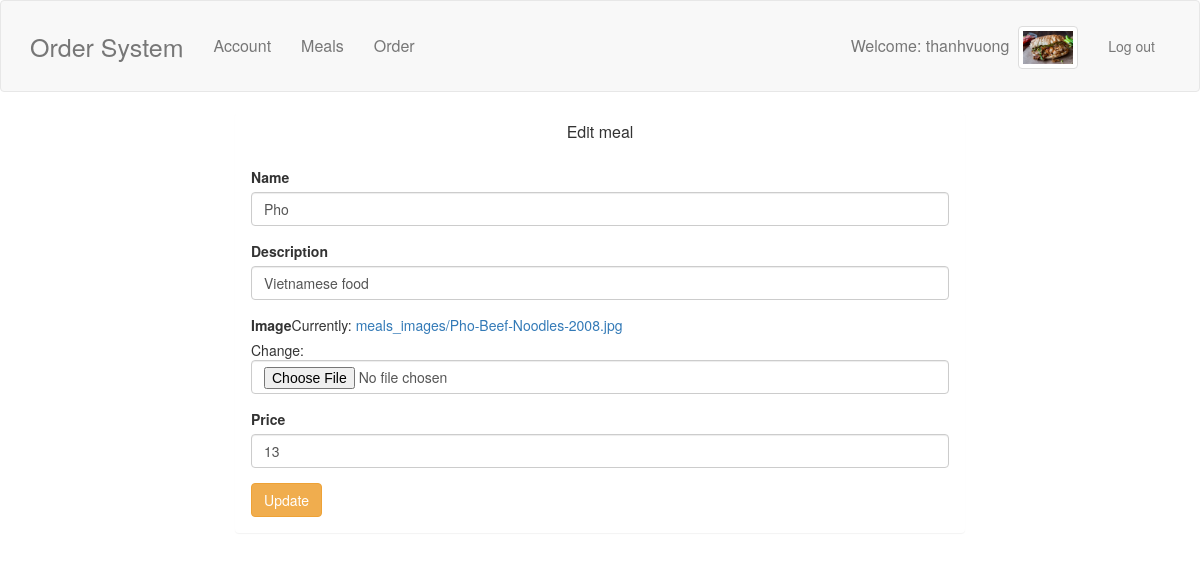
The page /restaurant/meals/edit/1/ (signed in) on the database its author committed.
### order_system_app/models.py (models this page shows, shortened)
class Restaurant(models.Model):
    user = models.OneToOneField(User, on_delete = models.CASCADE,related_name = 'restaurant')
    name = models.CharField(max_length=500)
    phone = models.CharField(max_length=500)
    address = models.CharField(max_length=500)
    logo = models.ImageField(upload_to = 'restaurant_logo/',blank=False)

class Meals(models.Model):
    restaurant = models.ForeignKey(Restaurant)
    name = models.CharField(max_length=500)
    description = models.CharField(max_length=500)
    image = models.ImageField(upload_to = 'meals_images/',blank=False)
    price = models.IntegerField(default = 0)

### order_system_app/views.py (the view)
# urls.py: url(r'^restaurant/meals/edit/(?P<meal_id>\d+)/$', views.restaurant_edit_meals,name='restaurant-edit-meals'),
@login_required(login_url='/restaurant/sign-in/')
def restaurant_edit_meals(request,meal_id):
    meals_form = MealsForm(instance=Meals.objects.get(id=meal_id)) # edit the meal based on id
    if request.method == "POST":
        meals_form = MealsForm(request.POST,request.FILES,instance=Meals.objects.get(id=meal_id))
        if meals_form.is_valid:
            meals_form.save()
            return redirect(restaurant_meals)
    return render(request, 'restaurant/edit_meals.html',{
    "meals_form" : meals_form
    })

### order_system_app/forms.py
class MealsForm(forms.ModelForm):
    class Meta:
        model = Meals
        exclude = ("restaurant",) #except for restaurant, no need to add

### order_system_app/templates/restaurant/edit_meals.html (shortened to what this page needs)
{% extends 'restaurant/base.html' %}
{% load bootstrap3 %}
{% block page %}
<div class=" col-lg-2"></div>
<div class="col-lg-8">
  <div class="panel">
    <div class="panel-heading">
      <h4 class="panel-title text-center">
        Edit meal
      </h4>
    </div>
    <div class="panel-body">
      <form method="POST" enctype="multipart/form-data">
        {% bootstrap_form meals_form %}
        <button type="submit" name="edit" class="btn btn-warning">Update</button>
      </form>
    </div>
  </div>
</div>
<div class=" col-lg-2"></div>
{% endblock %}

### order_system_app/templates/base.html (shortened to what this page needs)
{% load staticfiles %}
<!DOCTYPE html>
<html>
  <head>
    <link rel="stylesheet" href="{% static 'css/bootstrap.min.css' %}">
    <link rel="stylesheet" href="{% static 'css/style.css' %}">
  </head>
  <body>
    <nav class ="navbar navbar-default custom-navbar">
      <div class="container">
        <div class="navbar-header">
      <a class="navbar-brand brand-custom" href="{% url 'restaurant-home' %}">Order System</a>
        </div>
        <div class="collapse navbar-collapse nav-text" id="myNavbar">
        <ul class="nav navbar-nav navbar-left">
            {% block sidebar %}{% endblock %}
        </ul>
        <ul class="nav navbar-nav navbar-right">
          <li> <a href="#">Welcome: {{request.user}}&nbsp;&nbsp;<img src="{{MEDIA_URL}}{{request.user.restaurant.logo}}" class="img-thumbnail" width="60" height="60"> </a></li>
          <li><a href="{% url 'restaurant-sign-out' %}?next={{request.path}}" class="btn log-out-btn">Log out</a> </li>
        </ul>
      </div>
      </div>
    </nav>
    <div class="content container">
      <div class="row">
        <div class="col-md-12">
        {% block page %}{% endblock %}
        </div>
      </div>
    </div>
</body>
</html>

### order_system_app/static/css/style.css (style rules this page uses)
.brand-custom { font-size: 25px; }
.nav-text { font-size: 16px; }
.navbar-brand { line-height: 60px; }
.navbar-nav>li>a { line-height: 60px; }
.log-out-btn { border: none; }

### rows shown on the page
Meals: name "Pho", description "Vietnamese food", price "13"

### other values the page prints
{{ request.user }} "thanhvuong"
